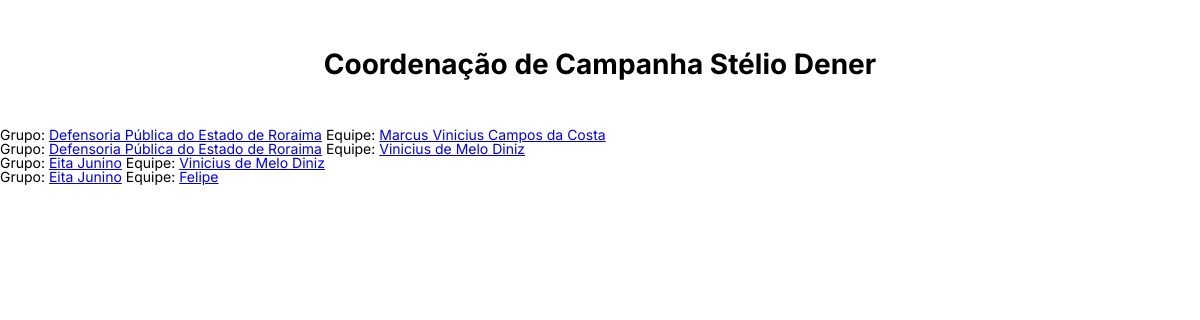
/equipes/, run on the app's committed database.
### base/models.py (models this page shows, shortened)
class Grupo(models.Model):
    grupo = models.CharField(max_length=200)
    rgb = models.CharField(max_length=9, null=True, blank=True)
    updated = models.DateTimeField(auto_now=True)
    created = models.DateTimeField(auto_now_add=True)
    def __str__(self):
        return self.grupo

class Equipe(models.Model):
    grupo = models.ForeignKey(Grupo, null=True, on_delete=models.RESTRICT)
    coordenador = models.ForeignKey(Pessoa, null=True, on_delete=models.RESTRICT)
    updated = models.DateTimeField(auto_now=True)
    created = models.DateTimeField(auto_now_add=True)
    def __str__(self):
        return self.coordenador.nome

class Pessoa(models.Model):
    nome = models.CharField(max_length=200)
    telefone = models.CharField(max_length=20, null=True, blank=True)
    logradouro = models.CharField(max_length=200, null=True, blank=True)
    bairro = models.CharField(max_length=200, null=True, blank=True)
    cidade = models.CharField(max_length=200, null=True, blank=True)
    cep = models.CharField(max_length=10, null=True, blank=True)
    cpf = models.CharField(max_length=14, null=True, blank=True, unique=True)
    nascimento = models.CharField(max_length=10, null=True, blank=True)
    updated = models.DateTimeField(auto_now=True)
    created = models.DateTimeField(auto_now_add=True)

### base/views.py (the view)
# urls.py: path('equipes/', views.equipes, name='equipes'),
def equipes(request):
    equipes = Equipe.objects.all()
    equipes_tupla = zipColaborador(equipes, 'grupo')
    context = {'colaboradores': equipes_tupla, 'colaborador_str': 'Equipe',
               'colaborador_link': 'editar-equipe', 'superior_str': 'Grupo', 'superior_link': 'editar-grupo'}
    return render(request, 'base/colaboradores.html', context)

### base/views.py (called while the page is built)
def zipColaborador(colaboradores, superior_nome):
    colaboradores_tupla = []
    for colaborador in colaboradores:
        superior = getattr(colaborador, superior_nome)
        colaborador_tupla = (superior, colaborador)
        colaboradores_tupla.append(colaborador_tupla)
    return colaboradores_tupla

### base/templates/base/colaboradores.html
{% extends 'main.html' %}
{% block content %}
    {% if colaborador_str == 'Grupo' %}
        {% for colaborador in colaboradores %}
            <div>
                {{colaborador_str}}: <a href="{% url colaborador_link colaborador.id %}">{{colaborador}}</a>
            </div>
        {% endfor %}
    {% else %}
        {% for superior, colaborador in colaboradores %}
            <div>
                {{superior_str}}: <a href="{% url superior_link superior.id %}">{{superior}}</a>
                {{colaborador_str}}: <a href="{% url colaborador_link colaborador.id %}">{{colaborador}}</a>
            </div>
        {% endfor %}
    {% endif %}
{% endblock content %}

### static/styles/style.css (style rules this page uses)
* { padding: 0; margin: 0; box-sizing: border-box; }
html { font-size: 62.5%; }
body { font-family: "Inter", sans-serif; line-height: 1; font-weight: 400; font-size: 1.4rem; }

### data on the page
Grupo: superior_str "Grupo", grupo "Defensoria Pública do Estado de Roraima", colaborador_str "Equipe", nome "Marcus Vinicius Campos da Costa", nome "Vinicius de Melo Diniz"
Grupo: superior_str "Grupo", grupo "Eita Junino", colaborador_str "Equipe", nome "Vinicius de Melo Diniz", nome "Felipe"
